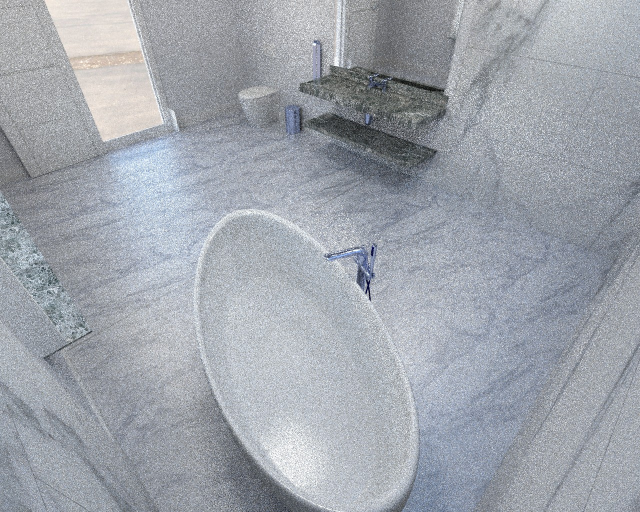
%> input picture code/data/scene2/frame/frame-000012.color.jpg, 1280 x 1024 px (shown at 1/2 size)
$ octave Guo2018.m   (GNU Octave 9; MATLAB toolbox functions it lacks are replaced by stand-ins)
%> lines starting %> are read from the running program, lines starting %| are printed output that depends on the picture
%% Guo et al. SIHR with a SLRRM, 2018
% This is a BETA + NON-OFFICIAL implementation.
%
% The code hasn't been tested to the full extent yet.
% Please report any errors should you find them.
%
% This script is a joint effort with fu123456.

%% Algorithm 1. Highlight Removal with the SLRR Model
clearvars

%% Input: Image data X ? R3?N
INPUT = im2double(imread('frame-000012.color.jpg'));

INPUT = imresize(INPUT,[128,NaN],'Method','lanczos3');
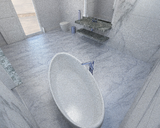
%> INPUT: size 128x160x3 double; mean R, G, B 0.624, 0.643, 0.673

INPUT = min(1,max(0,INPUT));

[nrow, ncol, nch] = size(INPUT);
%> nrow = 128; ncol = 160; nch = 3

% [4 lines of commented-out code are left out]

X = reshape(INPUT, [], 3)'; % not the other way around,
                            % because MATLAB reshapes column-wise
                            % ORIGINAL = (reshape(X',[nrow ncol nch]));

%% 1: Initialize: Wd = J = H = 0, Ms = 0, S1 = 0, S2 = 0, Yi = 0, ? = 0.1,
% ?max = 1010, ? = 1.1, ? = 1E?6, K = 50
K = 20;
N = nrow*ncol;
%> N = 20480

W_d = zeros(K,N);
J   = zeros(K,N);
H   = zeros(K,N);
M_s = zeros(1,N);

S_1 = zeros(K,N);
S_2 = zeros(1,N);

Y_1 = zeros(3,N);
Y_2 = zeros(K,N);
Y_3 = zeros(K,N);
Y_4 = zeros(K,N);
Y_5 = zeros(1,N);

mu = 0.1;
mu_max = 10^10;
rho = 1.1;
epsilon = 1e-6;

lambda = 0.1/sqrt(N);
%> lambda = 0.000699
tau = 1/sqrt(N);
%> tau = 0.00699

Gamma = [1/3; 1/3; 1/3];
Gamma = Gamma./norm(Gamma);
g = Gamma'*Gamma;

DEBUG = true;
ITERMAX = 100;

%% 2: Construct a color dictionary ?d
[~, Phi_d] = kmeans((X./vecnorm(X))',K,...
    'OnlinePhase','on',...
    'Replicates',ceil(sqrt(K)));
%> Phi_d = 20 rows, first 12: [0.563 0.578 0.591; 0.482 0.538 0.691; 0.618 0.575 0.537; 0.546 0.571 0.614; 0.573 0.576 0.583; 0.519 0.565 0.641; 0.555 0.571 0.605; 0.538 0.574 0.617; 0.505 0.557 0.659; 0.539 0.568 0.622; 0.568 0.589 0.575; 0.596 0.576 0.559]

Phi_d = Phi_d';
%> Phi_d = 20 columns, first 8: [0.563 0.482 0.618 0.546 0.573 0.519 0.555 0.538; 0.578 0.538 0.575 0.571 0.576 0.565 0.571 0.574; 0.591 0.691 0.537 0.614 0.583 0.641 0.605 0.617]
Phi_d = Phi_d./vecnorm(Phi_d); % Q.: is it norm.?
% imshow(imresize(reshape(Phi_d',1,[],3),16,'Method','Near'))

%% 3: while not converged do
for ITER = 1:ITERMAX
    %% 4: Update J according to Eq. 7
    TMP = W_d - Y_2./mu;
    unobserved = isnan(TMP);
    TMP(unobserved) = 0;
    J = Do(1./mu, TMP);

    %% 5: Update M_s according to Eq. 10
    M_s = So(lambda / (mu*g),...
            (Gamma' * (X - Phi_d*W_d + Y_1./mu)...
                      - Y_5./mu + S_2) ./ (2.00*g));
                               % [sic: ./ g] ^
                               % ``I (V?tor) believe?? there is an error
                               % in the original paper around here

    %% 6: Update H according to Eq. 12
    H = So(tau/mu, W_d - Y_3./mu);

    %% Update Wd according to Eq. 13
    A = Phi_d'*Phi_d + 3.*eye(K); % eye(K) != ones(K,K)
    b = Phi_d'*X - Phi_d' * (Gamma * M_s) + J + H + S_1...
        + (Phi_d'*Y_1 + Y_2 + Y_3 - Y_4)./mu;
    W_d = min(3,max(0,A \ b));

    %% Update slack variables S1 and S2 according to Eq. 14
    S_1 = max(W_d + Y_4./mu,0);
    S_2 = max(M_s + Y_5./mu,0);

    %% Update Lagrange multipliers: Yi ? Yi + ?Ei, i = 1 to 5
    E1 = X - Phi_d*W_d - Gamma*M_s;
    E2 = J - W_d;
    E3 = H - W_d;
    E4 = W_d - S_1;
    E5 = M_s - S_2;

    Y_1 = Y_1 + mu.*E1;
    Y_2 = Y_2 + mu.*E2;
    Y_3 = Y_3 + mu.*E3;
    Y_4 = Y_4 + mu.*E4;
    Y_5 = Y_5 + mu.*E5;

    %% Update ?: ? ? min(?max, ??)
    mu = min(mu_max, rho.*mu);

    %% Check convergence: maxi(||Ei||F /||X||F ) < epsilon;
    CVG_1 = norm(E1,'fro') / norm(X,'fro');
    CVG_2 = norm(E2,'fro') / norm(X,'fro');
    CVG_3 = norm(E3,'fro') / norm(X,'fro');
    CVG_4 = norm(E4,'fro') / norm(X,'fro');
    CVG_5 = norm(E5,'fro') / norm(X,'fro');

    CVG = max([CVG_1 CVG_2 CVG_3 CVG_4 CVG_5],[],'all');

    if (CVG < epsilon)
        break;
    end

    if DEBUG
        disp(['Iteration #' num2str(ITER) ';' newline...
              '  max_i(||E_i||_F /||X||_F ) = ' num2str(CVG) ';'])
    end
end
%> this loop made 100 passes
%> (CVG_1, CVG_2, CVG_3, CVG_5, CVG) on passes 1 to 12: (0.0703, 0.0986, 0.0986, 0, 0.0986), (0.0247, 0.0309, 0.101, 0, 0.101), (0.0255, 0.00979, 0.0499, 0, 0.0499), (0.0245, 0.0056, 0.0105, 0, 0.0245), (0.0245, 0.0057, 0.00381, 0, 0.0245), (0.0245, 0.00543, 0.00177, 0, 0.0245), (0.0245, 0.00491, 0.000834, 0, 0.0245), (0.0245, 0.00442, 0.000623, 0, 0.0245), (0.0243, 0.00411, 0.000641, 0, 0.0243), (0.0239, 0.00358, 0.00078, 0, 0.0239), (0.0234, 0.00205, 0.00134, 0, 0.0234), (0.0228, 0.00245, 0.00117, 0, 0.0228)
%> (printed output is left out)
%> pass 1, `A = Phi_d'*Phi_d + 3.*eye(K);`:
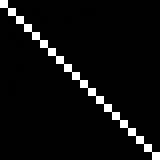
%> A: size 20x20 double (shown 8 times larger); min 0.978, max 4, mean 1.15; drawn with min black and max white
%> after the loop, mu = 1378.1

%%
X_d = reshape((Phi_d*W_d)',[nrow ncol nch]);
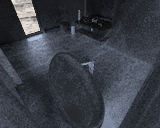
%> X_d: size 128x160x3 double; mean R, G, B 0.229, 0.245, 0.278
X_s = reshape((Gamma*M_s)',[nrow ncol nch]);
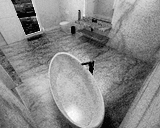
%> X_s: size 128x160x3 double; min -0.0183, max 0.756, mean 0.396; drawn with min black and max white

imshow([INPUT X_d X_s])
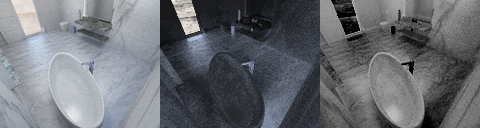
%> displayed picture: size 128x480x3, on the screen's scale of 0 to 255; mean R, G, B 106.1, 109.1, 114.6
d=[];

%%
function r = So(tau, X)
    % shrinkage operator
    r = sign(X) .* max(abs(X) - tau, 0);
end

%%
function r = Do(tau, X)
    % shrinkage operator for singular values
    [U, S, V] = svd(X, 'econ');
    r = U*So(tau, S)*V';
end

$ run again, with code/data/scene2/frame/frame-000000.color.jpg copied over code/data/scene2/frame/frame-000012.color.jpg
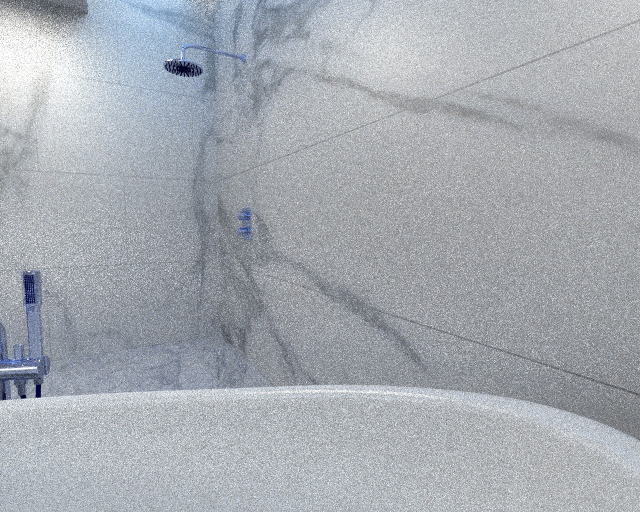
%> input picture code/data/scene2/frame/frame-000000.color.jpg, 1280 x 1024 px (shown at 1/2 size)
%> `[~, Phi_d] = kmeans((X./vecnorm(X))',K, 'OnlinePhase','on', 'Replicate..`: Phi_d = 20 rows, first 12: [0.566 0.578 0.588; 0.535 0.57 0.624; 0.417 0.489 0.765; 0.357 0.409 0.839; 0.52 0.572 0.634; 0.544 0.572 0.614; 0.552 0.573 0.605; 0.486 0.57 0.662; 0.0205 0.0297 0.998; 0.557 0.575 0.6; 0.504 0.572 0.647; 0.27 0.331 0.902]
%> `Phi_d = Phi_d';`: Phi_d = 20 columns, first 8: [0.566 0.535 0.417 0.357 0.52 0.544 0.552 0.486; 0.578 0.57 0.489 0.409 0.572 0.572 0.573 0.57; 0.588 0.624 0.765 0.839 0.634 0.614 0.605 0.662]
%> `Phi_d = Phi_d./vecnorm(Phi_d);`: Phi_d = 20 columns, first 8: [0.566 0.535 0.418 0.357 0.52 0.544 0.552 0.486; 0.578 0.57 0.49 0.409 0.572 0.572 0.573 0.57; 0.588 0.624 0.765 0.84 0.634 0.614 0.605 0.662]
%> the loop `for ITER = 1:ITERMAX` made 100 passes
%> (CVG_1, CVG_2, CVG_3, CVG_5, CVG) on passes 1 to 8: (0.0784, 0.1, 0.1, 0, 0.1), (0.0257, 0.0352, 0.103, 0, 0.103), (0.0197, 0.0142, 0.037, 0, 0.037), (0.0157, 0.011, 0.00568, 3.61e-05, 0.0157), (0.0152, 0.0104, 0.00275, 4.86e-05, 0.0152), (0.0149, 0.00746, 0.00269, 4.14e-05, 0.0149), (0.0136, 0.00336, 0.00344, 9.61e-05, 0.0136), (0.0122, 0.00287, 0.00301, 0.000328, 0.0122)
%> (printed output is left out)
%> after the loop `for ITER = 1:ITERMAX`: mu = 1378.1
%> `X_s = reshape((Gamma*M_s)',[nrow ncol nch]);`:
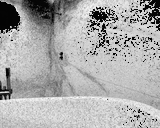
%> X_s: size 128x160x3 double; min -0.0174, max 0.647, mean 0.43; drawn with min black and max white
%> `imshow([INPUT X_d X_s])`:
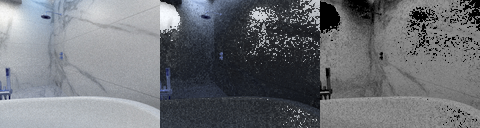
%> displayed picture: size 128x480x3, on the screen's scale of 0 to 255; mean R, G, B 110.5, 113.4, 118.2

$ run again, with code/data/scene2/frame/frame-000001.color.jpg copied over code/data/scene2/frame/frame-000012.color.jpg
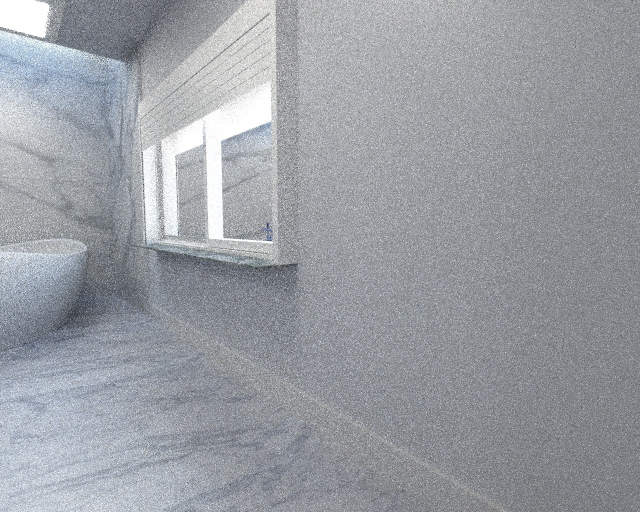
%> input picture code/data/scene2/frame/frame-000001.color.jpg, 1280 x 1024 px (shown at 1/2 size)
%> `[~, Phi_d] = kmeans((X./vecnorm(X))',K, 'OnlinePhase','on', 'Replicate..`: Phi_d = 20 rows, first 12: [0.57 0.574 0.587; 0.544 0.571 0.615; 0.514 0.57 0.641; 0.557 0.576 0.599; 0.553 0.575 0.603; 0.573 0.576 0.583; 0.544 0.582 0.604; 0.55 0.569 0.611; 0.562 0.574 0.595; 0.568 0.572 0.592; 0.566 0.577 0.589; 0.527 0.571 0.629]
%> `Phi_d = Phi_d';`: Phi_d = 20 columns, first 8: [0.57 0.544 0.514 0.557 0.553 0.573 0.544 0.55; 0.574 0.571 0.57 0.576 0.575 0.576 0.582 0.569; 0.587 0.615 0.641 0.599 0.603 0.583 0.604 0.611]
%> the loop `for ITER = 1:ITERMAX` made 100 passes
%> (CVG_1, CVG_2, CVG_3, CVG_5, CVG) on passes 1 to 8: (0.0684, 0.0985, 0.0985, 0, 0.0985), (0.0187, 0.0284, 0.1, 0, 0.1), (0.0211, 0.00938, 0.0614, 0, 0.0614), (0.0191, 0.00274, 0.00869, 0, 0.0191), (0.0192, 0.00231, 0.00139, 0, 0.0192), (0.0195, 0.0022, 0.000383, 0, 0.0195), (0.0197, 0.00198, 0.000246, 0, 0.0197), (0.0199, 0.00177, 0.000217, 0, 0.0199)
%> (printed output is left out)
%> after the loop `for ITER = 1:ITERMAX`: mu = 1378.1
%> `X_s = reshape((Gamma*M_s)',[nrow ncol nch]);`:
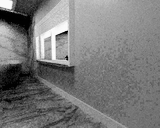
%> X_s: size 128x160x3 double; min -0.00851, max 0.821, mean 0.388; drawn with min black and max white
%> `imshow([INPUT X_d X_s])`:
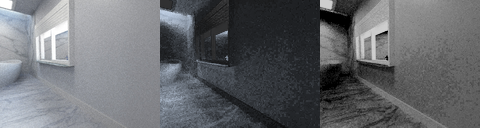
%> displayed picture: size 128x480x3, on the screen's scale of 0 to 255; mean R, G, B 102.6, 104.9, 108.6

$ run again, with code/data/scene2/frame/frame-000002.color.jpg copied over code/data/scene2/frame/frame-000012.color.jpg
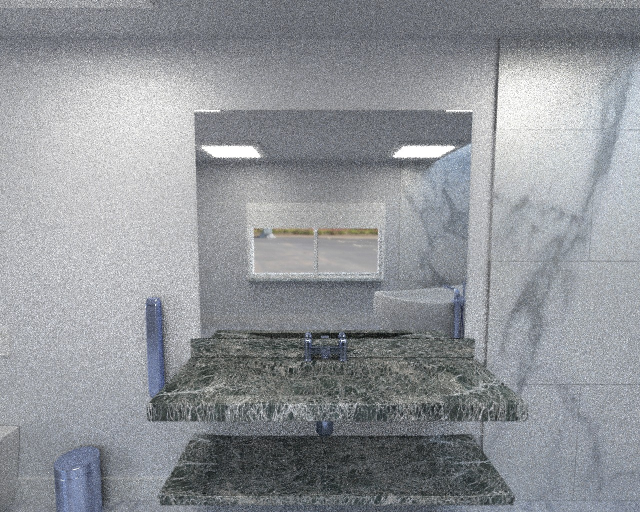
%> input picture code/data/scene2/frame/frame-000002.color.jpg, 1280 x 1024 px (shown at 1/2 size)
%> `[~, Phi_d] = kmeans((X./vecnorm(X))',K, 'OnlinePhase','on', 'Replicate..`: Phi_d = 20 rows, first 12: [0.574 0.576 0.582; 0.647 0.598 0.472; 0.496 0.546 0.675; 0.548 0.576 0.607; 0.556 0.571 0.604; 0.535 0.59 0.604; 0.519 0.564 0.642; 0.566 0.572 0.594; 0.578 0.578 0.576; 0.563 0.577 0.591; 0.562 0.591 0.579; 0.574 0.588 0.569]
%> `Phi_d = Phi_d';`: Phi_d = 20 columns, first 8: [0.574 0.647 0.496 0.548 0.556 0.535 0.519 0.566; 0.576 0.598 0.546 0.576 0.571 0.59 0.564 0.572; 0.582 0.472 0.675 0.607 0.604 0.604 0.642 0.594]
%> `Phi_d = Phi_d./vecnorm(Phi_d);`: Phi_d = 20 columns, first 8: [0.574 0.647 0.496 0.548 0.556 0.535 0.519 0.566; 0.576 0.599 0.546 0.576 0.571 0.59 0.564 0.572; 0.582 0.472 0.675 0.607 0.604 0.604 0.642 0.594]
%> the loop `for ITER = 1:ITERMAX` made 100 passes
%> (CVG_1, CVG_2, CVG_3, CVG_5, CVG) on passes 1 to 8: (0.0693, 0.0987, 0.0987, 0, 0.0987), (0.0205, 0.0261, 0.101, 0, 0.101), (0.0222, 0.00992, 0.0583, 0, 0.0583), (0.0206, 0.00605, 0.0236, 0, 0.0236), (0.0199, 0.00662, 0.0101, 0, 0.0199), (0.0199, 0.00652, 0.00528, 0, 0.0199), (0.0201, 0.00596, 0.00231, 0, 0.0201), (0.0202, 0.00532, 0.000885, 0, 0.0202)
%> (printed output is left out)
%> after the loop `for ITER = 1:ITERMAX`: mu = 1378.1
%> `X_d = reshape((Phi_d*W_d)',[nrow ncol nch]);`:
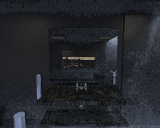
%> X_d: size 128x160x3 double; mean R, G, B 0.143, 0.153, 0.172
%> `imshow([INPUT X_d X_s])`:
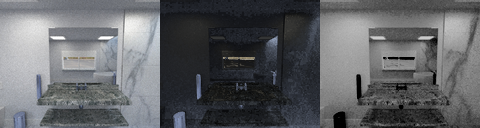
%> displayed picture: size 128x480x3, on the screen's scale of 0 to 255; mean R, G, B 96.4, 98.2, 101.4
